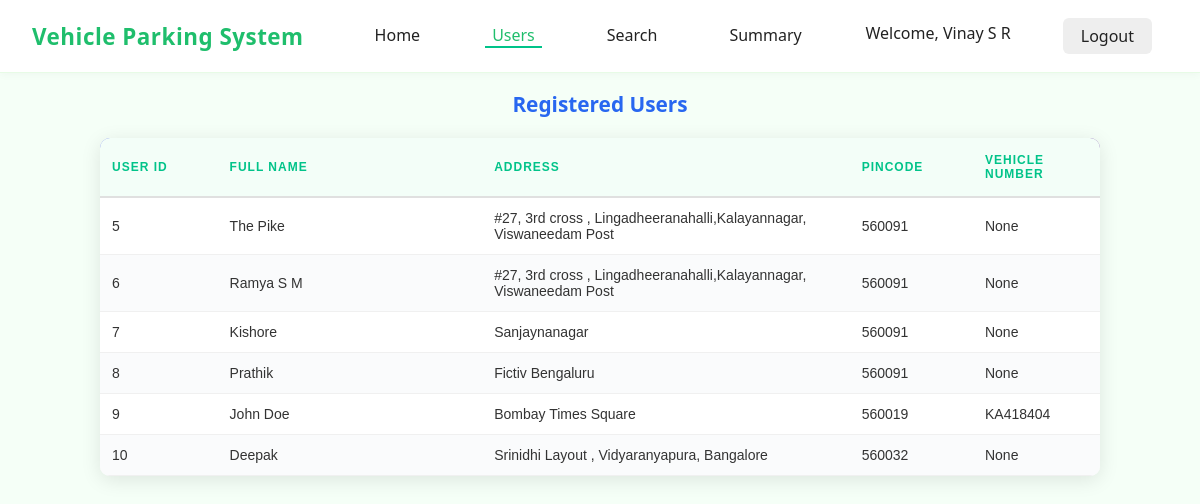
The app's page /admin/dashboard/users (signed in) with its own data.
### models/models.py (models this page shows)
class User(db.Model,UserMixin):
    __tablename__ = 'user'
    id = db.Column(db.Integer, primary_key=True, autoincrement=True)
    email = db.Column(db.Text, unique=True, nullable=False)
    password = db.Column(db.Text, nullable=False)
    full_name = db.Column(db.Text, nullable=False)
    address = db.Column(db.Text, nullable=False)
    pincode = db.Column(db.Text, nullable=False)
    vehicle_number = db.Column(db.Text,nullable=True)
    is_admin=db.Column(db.Text,default="user")

### controllers/controllers.py (the view)
@main.route('/admin/dashboard/users',methods=['GET'])
@login_required
@role_required('admin')
def admin_dashboard_users():
    registered_users=User.query.all()
    user_list_data={}
    if len(registered_users)>0:
        for user in registered_users:
            if user.is_admin=='user':
                user_list_data[user.id]={
                                            "full_name":user.full_name,
                                            "email":user.email,
                                            "address":user.address,
                                            "pincode":user.pincode,
                                            "vehicle_number":user.vehicle_number
                }
            else:
                 admin_name=user.full_name
    return render_template('dashboard_admin_users.html',user_list_data=user_list_data,admin_name=admin_name,name=current_user.full_name,id=current_user.id)

### app.py (called while the page is built)
def create_app():
    app = Flask(__name__, template_folder="templates")
    if os.getenv('ENV', 'development') != "production":
        print("Starting Local Development")
        app.config.from_object(LocalDevelopmentConfig)
    else:
        raise Exception("Currently no production config is setup")
    app.register_blueprint(main)
    db.init_app(app)
    login_manager = LoginManager()
    login_manager.login_view = "main.login"
    login_manager.init_app(app)
    @login_manager.user_loader
    def load_user(user_id):
        return User.query.get(int(user_id))
    return app

### controllers/controllers.py (called while the page is built)
def role_required(required_role):
    def decorator(f):
        @wraps(f)
        def decorated_function(*args, **kwargs):
            if not current_user.is_authenticated:
                flash('Please log in to access this page.', 'warning')
                return redirect(url_for('main.login'))
            if required_role == "admin" and current_user.is_admin != "Yes":
                flash('You do not have permission to access this page.', 'danger')
                return redirect(url_for('main.login'))
            return f(*args, **kwargs)
        return decorated_function
    return decorator

### templates/dashboard_admin_users.html (shortened to what this page needs)
<!DOCTYPE html>
<html lang="en">
<head>
  <link rel="stylesheet" href="{{ url_for ('static',filename='css/dashboard_admin_users_style.css')}}">
</head>
<body>
  <nav class="navbar">
    <div class="navbar-left">
      <span class="brand">Vehicle Parking System</span>
      <a href="{{ url_for('main.admin_dashboard') }}" class="nav-link">Home</a>
      <a href="{{ url_for('main.admin_dashboard_users') }}" class="nav-link active">Users</a>
      <a href="{{ url_for('main.search_admin') }}" class="nav-link">Search</a>
      <a href="{{ url_for('main.admin_summary') }}" class="nav-link">Summary</a>
    </div>
    <div class="navbar-right">
      <a href="{{ url_for('main.edit_profile',user_id=id )}}" class="welcome" title="Click to edit profile">Welcome, {{ name }}</a>
      <a href="{{ url_for('main.logout') }}" class="logout-btn">Logout</a>
    </div>
  </nav>
  <section class="history-section">
    <h2>Registered Users</h2>
    <table class="stylish-table">
        <thead>
            <tr>
                <th class="col-id">User ID</th>
                <th class="col-vehicle">Full Name</th>
                <th class="col-location"> Address</th>
                <th class="col-pincode">Pincode</th>
                <th class="col-vehiclenumber">Vehicle Number</th>
            </tr>
        </thead>
        <tbody>
           {% if user_list_data %}
                {% for user_id in user_list_data %}
                <tr>
                    <td>{{ user_id }}</td>
                    <td>{{ user_list_data[user_id].full_name }}</td>
                    <td>{{ user_list_data[user_id].address }} </td>
                    <td>{{ user_list_data[user_id].pincode }}</td>
                    <td>{{  user_list_data[user_id].vehicle_number }}</td>
                </tr>
                {% endfor %}
            {% else %}
            <tr><td colspan="4">No Registered Users.</td></tr>
            {% endif %}
        </tbody>
    </table>
</body>
</html>

### static/css/dashboard_admin_users_style.css (style rules this page uses)
body { font-family: 'Segoe UI', Arial, sans-serif; background: #f5fff7; margin: 0; padding: 0; color: #222; }
nav a { text-decoration: none; color: #222; margin: 0 16px; font-weight: 500; padding-bottom: 5px; border-bottom: 2px solid transparent; transition: border 0.2s; }
nav a.active, nav a:hover { border-bottom: 2px solid #00c389; color: #00c389; }
.logout-btn { background: #eee; border: none; border-radius: 6px; padding: 7px 18px; font-size: 1em; cursor: pointer; transition: background 0.2s; }
section { margin-bottom: 32px; }
h2 { color: #2867f0; font-size: 1.3em; margin-bottom: 18px; font-weight: 600; text-align: center; }
table { width: 100%; border-collapse: collapse; background: #fff; margin: 0 auto 16px auto; box-shadow: 0 2px 8px rgba(0,0,0,0.03); }
th, td { padding: 12px 14px; text-align: left; }
th { background: #f3fef8; color: #00c389; font-weight: 600; border-bottom: 2px solid #e0e0e0; }
td { border-bottom: 1px solid #e0e0e0; }
.navbar { display: flex; align-items: center; justify-content: space-between; background: #fff; padding: 18px 32px; border-bottom: 1px solid #e7fbe6; box-shadow: 0 2px 8px rgba(0,0,0,0.03); }
.navbar-left { display: flex; align-items: center; gap: 26px; }
.brand { color: #1fbe6c; font-size: 1.4rem; font-weight: 700; margin-right: 22px; letter-spacing: 0.5px; }
.nav-link { color: #222; text-decoration: none; font-weight: 500; padding: 0 7px; transition: color 0.2s; }
.nav-link.active, .nav-link:hover { color: #1fbe6c; }
.navbar-right { display: flex; align-items: center; gap: 20px; }
.welcome { color: #222; font-size: 1rem; font-weight: 500; }
.stylish-table { width: 85%; max-width: 1000px; margin: 20px auto; border-collapse: collapse; background: #fff; border-radius: 10px; overflow: hidden; box-shadow: 0 4px 20px rgba(0, 0, 0, 0.1); font-family: 'Arial', sans-serif; }
.stylish-table thead { background: linear-gradient(135deg, #667eea 0%, #764ba2 100%); color: white; }
.stylish-table th { padding: 15px 12px; text-align: left; font-weight: 600; text-transform: uppercase; font-size: 12px; letter-spacing: 1px; }
.stylish-table td { padding: 12px; border-bottom: 1px solid #f0f0f0; font-size: 14px; color: #333; }
.stylish-table tbody tr { transition: all 0.3s ease; }
.stylish-table tbody tr:nth-child(even) { background-color: #fafbfc; }
.col-id { width: 8%; }
.col-vehicle { width: 18%; }
.col-location { width: 25%; }
.col-vehiclenumber { width: 8%; }
.col-pincode { width: 8%; }

### records on screen
User: full_name "Vinay S R"
User: full_name "The Pike", address "#27, 3rd cross , Lingadheeranahalli,Kalayannagar, Viswaneedam Post", pincode "560091"
User: full_name "Ramya S M", address "#27, 3rd cross , Lingadheeranahalli,Kalayannagar, Viswaneedam Post", pincode "560091", vehicle_number "None"
User: full_name "Kishore", address "Sanjaynanagar", pincode "560091"
User: full_name "Prathik", address "Fictiv Bengaluru", pincode "560091"
User: full_name "John Doe", address "Bombay Times Square", pincode "560019", vehicle_number "KA418404"
User: full_name "Deepak", address "Srinidhi Layout , Vidyaranyapura, Bangalore", pincode "560032"

### other values on screen
{{ user_id }} "5" "6" "7" "8" "9" "10"
{{ user_list_data[user_id].vehicle_number }} "None" "None" "None" "None"
